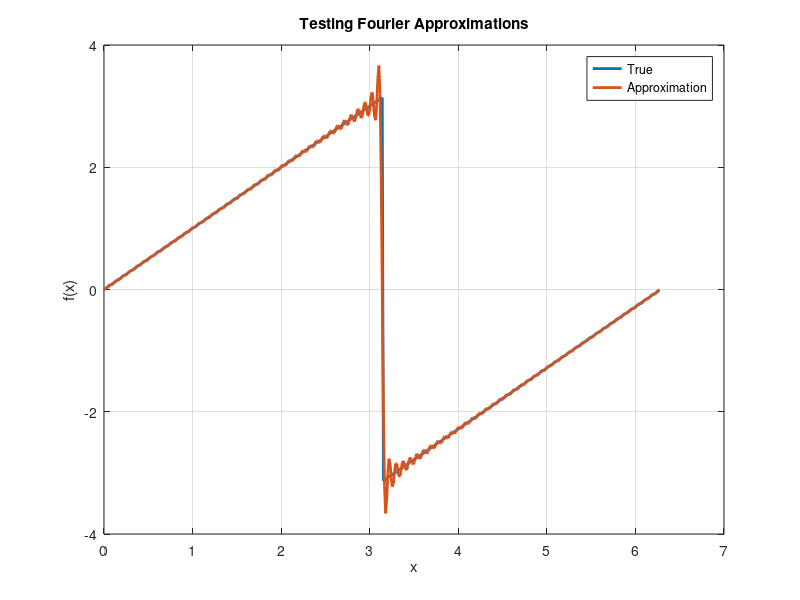
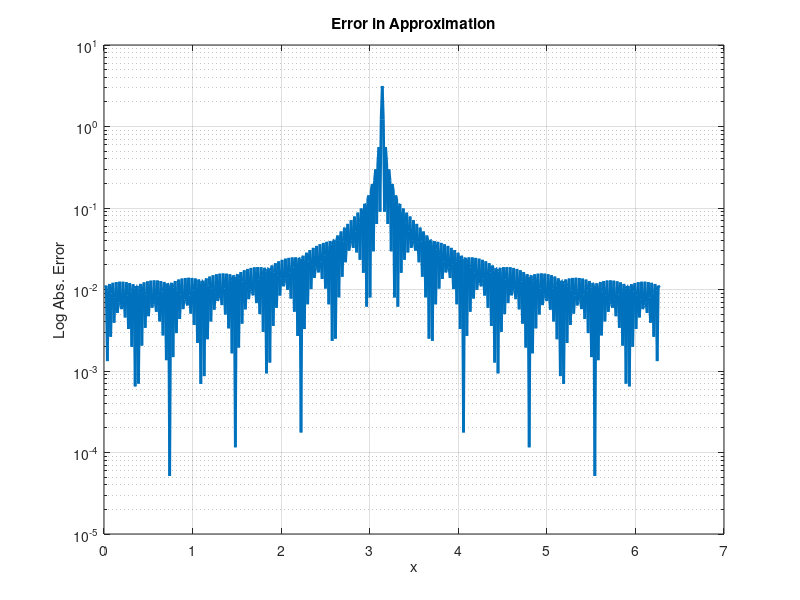
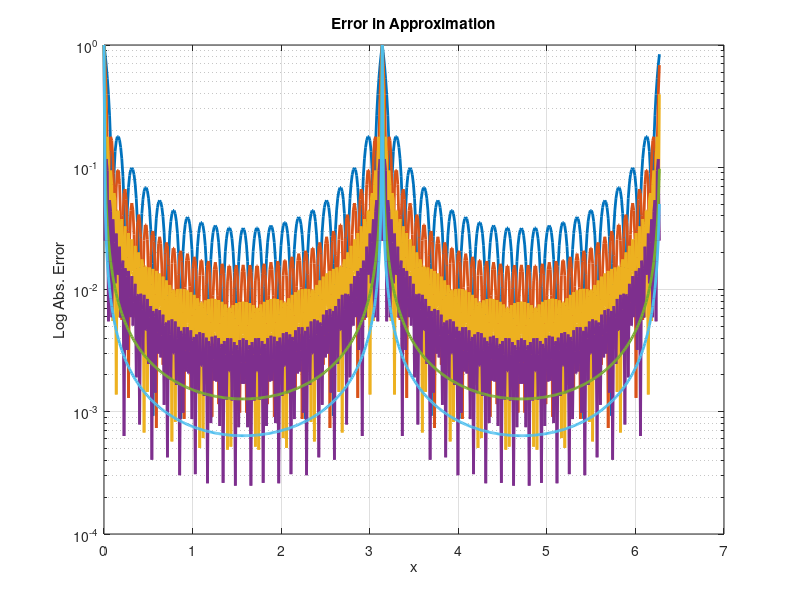

Source code (MATLAB) for these figures, in order:
% Testing Fourier Series

clear; close all; clc


%% Parameters
L = pi;         % 2-pi periodic function
N = 80;

% Genrate equispaced (periodic) grid in space
ngrid = 500;
h = 2*L/ngrid;      % Grid spacing
x = h*(0:ngrid-1).';


%% Generate test function
% +1/1 function (Unit Step function)
%         1,    0<=x<=L
% f(x) = -1,    L<x<2L
%

% Triangle (Sawtooth function)
%         x,       0<=x<=pi
% f(x) = x-2pi,    pi<x<2pi
%


f = zeros(ngrid, 1);

% Step function
% f = (x<=L) - (x>L);

% Sawtooth function
f = x.*(x<=L) + (x-2*pi).*(x>L);


% for idx = 1:ngrid
%     if(x(idx)<=L)
%         f(idx) = 1;
%     else
%         f(idx) = -1;
%     end
% end


% Plot test function
figure; 
plot(x, f, 'linewidth', 2); 
xlabel x
ylabel f(x)
title 'Testing Fourier Approximations'
grid on


%% Generate Fourier Series coeffcients
% Analytic expression for unit step function coefficients
% a0 = 0;
% a_n = -sin(2*n*pi)/(n*pi)
% b_n = 2(1-cos(n*pi))/(n*pi);


% Analytic expression for sawtooth function coefficients
% a0 = 0;
% a_n = 0;
% b_n = -2*cos(n*pi)/n

% Index for Fourier coefficients
n = (1:N).';

% % Unit step coefficients
% a0 = 0; 
% a_n = -sin(2*n*pi)./(n*pi);
% b_n = 2*(1-cos(n*pi))./(n*pi);

% Sawtooth coefficients
a0 = 0; 
a_n = zeros(N,1);
b_n = -2*cos(n*pi)./n;




%% Compute Fourier series approximation

f_aprx = zeros(ngrid, 1); 

for idx = 1:ngrid
    f_aprx(idx) = a0 + a_n.'*cos(n*x(idx)) + ...
                  b_n.'*sin(n*x(idx));
end

% Plot
hold on
plot(x, f_aprx, '-', 'linewidth', 2);
legend( 'True', 'Approximation' )


%% Error plot

figure; 
semilogy(x, abs(f - f_aprx), 'LineWidth', 2);
xlabel x
ylabel 'Log Abs. Error'
title 'Error in Approximation'
grid



%% Error Convergence plot

% Plot maximum errors for different N values
Nvals = [20; 40; 80; 160; 500; 1000];

% Store errors here
errors = zeros(ngrid, length(Nvals));


figure;

for iN = 1:length(Nvals)
    
    
%% Parameters
L = pi;         % 2-pi periodic function
N = Nvals(iN);

% Genrate equispaced (periodic) grid in space
ngrid = 500;
h = 2*L/ngrid;      % Grid spacing
x = h*(0:ngrid-1).';


%% Generate test function
% +1/1 function
%         1,    0<=x<=L
% f(x) = -1,    L<x<2L
%

f = zeros(ngrid, 1);

% f_alt = (x<=L) - (x>L);

for idx = 1:ngrid
    if(x(idx)<=L)
        f(idx) = 1;
    else
        f(idx) = -1;
    end
end


%% Generate Fourier Series coeffcients
% Analytic expression for coefficients
% a0 = 0;
% a_n = -sin(2*n*pi)/(n*pi)
% b_n = -cos(2*n*pi)/(n*pi);

% Index for Fourier coefficients
n = (1:N).';
a0 = 0; 
a_n = -sin(2*n*pi)./(n*pi);
b_n = 2*(1-cos(n*pi))./(n*pi);


%% Compute Fourier series approximation

f_aprx = zeros(ngrid, 1); 

for idx = 1:ngrid
    f_aprx(idx) = a0 + a_n.'*cos(n*x(idx)) + ...
                  b_n.'*sin(n*x(idx));
end
    

% Record errors
errors(:,iN) = abs(f - f_aprx);


% Plot errors at each N
semilogy(x, abs(f - f_aprx), 'LineWidth', 2); hold on
xlabel x
ylabel 'Log Abs. Error'
title 'Error in Approximation'
grid on


end





